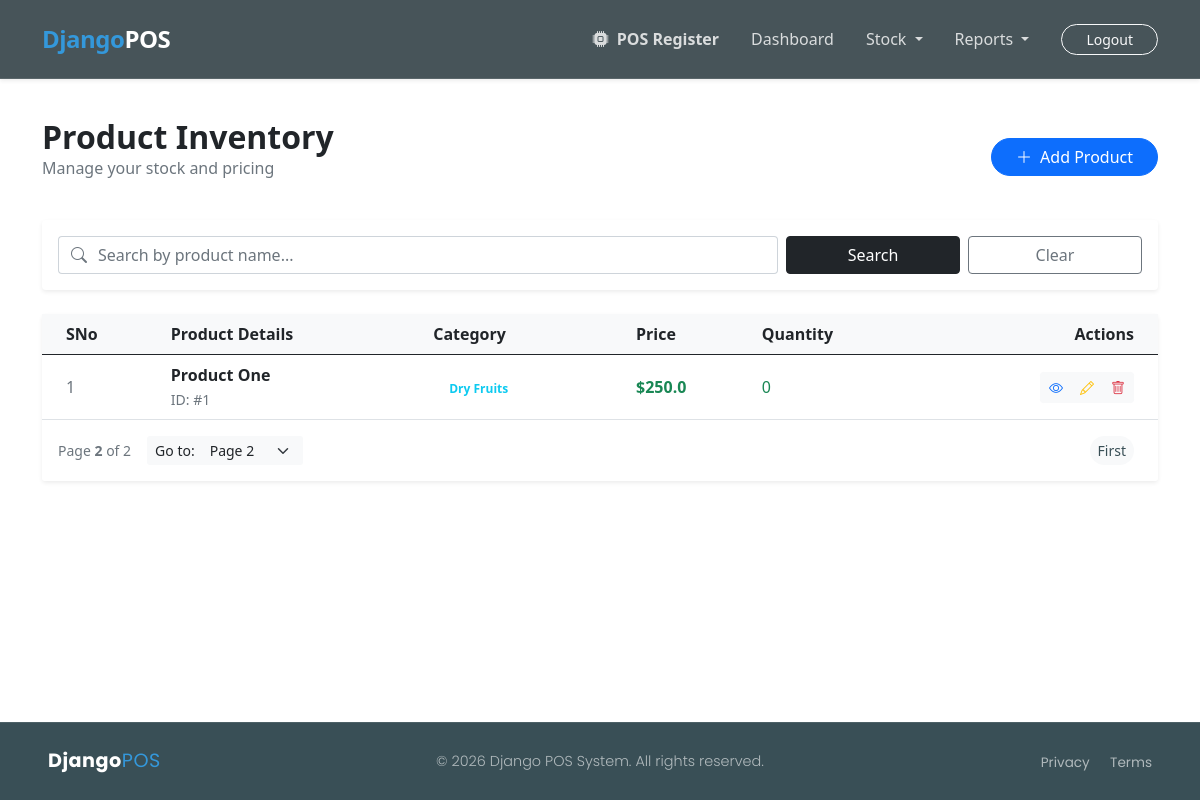
The app's page /app-pos/product/list/?page=2 (signed in), older data.
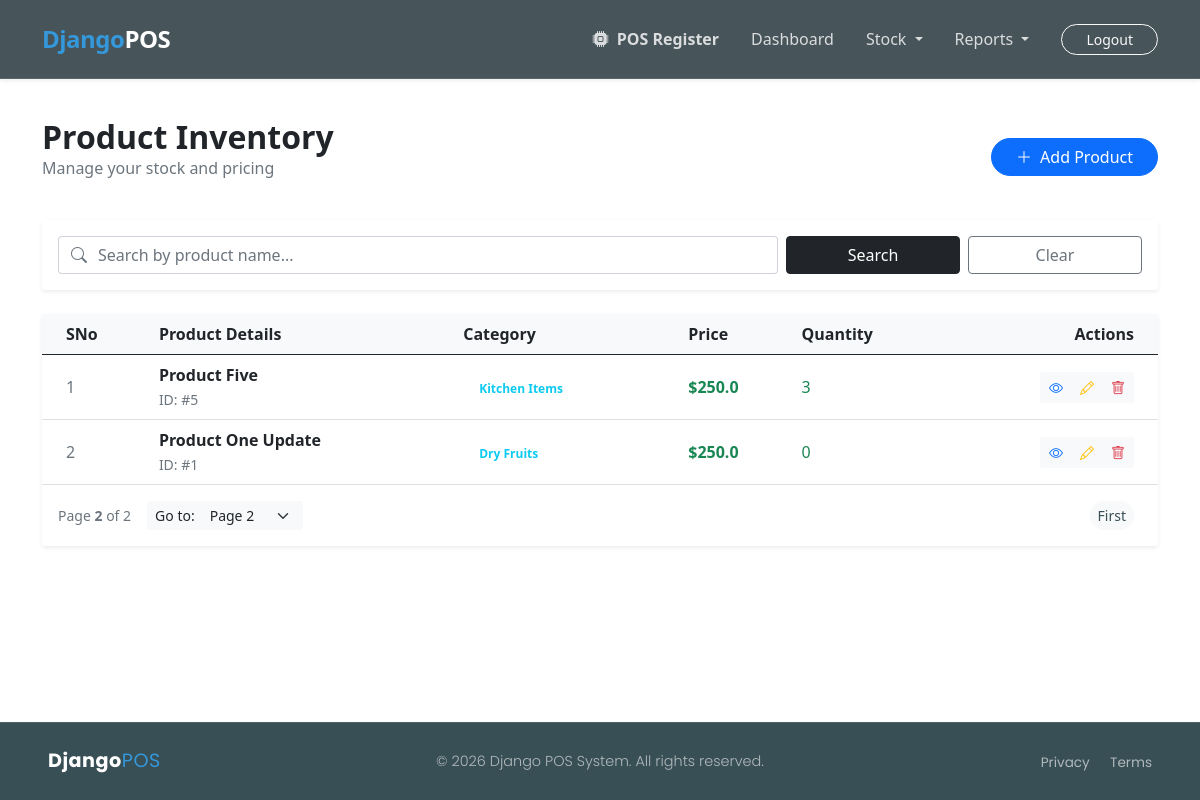
The same page, newer data.
### app_pos/models.py (models this page shows, shortened)
class Product(models.Model):
    product_title = models.CharField(max_length=200, null=False, blank=False)
    product_category = models.ForeignKey(Category, on_delete=models.CASCADE,
                                          null=False, blank=False)
    product_price = models.FloatField(null=False, blank=False)
    product_description = models.TextField(null=True, blank=True)
    product_quantity = models.IntegerField(null=False, blank=False, default=0)
    cost_price = models.FloatField(null=False, blank=False, default=0.0)
    is_active = models.BooleanField(default=True)
    created_at = models.DateTimeField(default=timezone.now())

class Category(models.Model):
    category_name = models.CharField(max_length=100, null=False, blank=False)
    category_description = models.TextField(null=True, blank=True)
    is_active = models.BooleanField(default=True)
    created_at = models.DateTimeField(default=timezone.now())

### app_pos/views.py (the view)
# urls.py: path('product/list/', product_list, name="product.list"),
@login_required(login_url="login")
def product_list(request):
    if request.method == "GET" and "search" in request.GET:
        data_to_search = request.GET.get("search")
        products_list = Product.objects.filter(
            Q(product_title__icontains=data_to_search) |
            Q(product_category__category_name__icontains=data_to_search)
        ).order_by('-id')
    else:
        products_list = Product.objects.all().order_by('-id')
    paginator = Paginator(products_list, 5) # Show 5 products per page
    page_number = request.GET.get('page')
    page_obj = paginator.get_page(page_number)
    context = {
        "products": page_obj,
    }
    return render(request, "product_list.html", context)

### app_pos/templates/product_list.html (shortened to what the changed rows need)
{% extends 'base.html' %}
{% load static %}
{% block custom_css %}
  <link rel="stylesheet" href="{% static 'css/product.css' %}">
{% endblock %}
{% block body_content %}
<section class="container py-5">
    <div class="d-flex justify-content-between align-items-center mb-4">
        <div>
            <h2 class="fw-bold mb-0">Product Inventory</h2>
        </div>
    </div>
    <div class="card border-0 shadow-sm">
        <div class="card-body p-0">
            <div class="table-responsive">
                <table class="table table-hover align-middle mb-0">
                    <thead class="bg-light">
                        <tr>
                            <th class="ps-4">SNo</th>
                            <th>Product Details</th>
                            <th>Category</th>
                            <th>Price</th>
                            <th>Quantity</th>
                            <th class="text-end pe-4">Actions</th>
                        </tr>
                    </thead>
                    <tbody>
                        {% for data in products %}
                        <tr>
                            <td class="ps-4 text-muted">{{ forloop.counter }}</td>
                            <td>
                                <span class="fw-bold d-block text-dark">{{ data.product_title }}</span>
                                <small class="text-muted">ID: #{{ data.id }}</small>
                            </td>
                            <td><span class="badge bg-info-soft text-info rounded-pill px-3">{{ data.product_category.category_name }}</span></td>
                            <td class="fw-bold text-success">${{ data.product_price }}</td>
                            <td class="text-success">{{ data.product_quantity }}</td>
                            <td class="text-end pe-4">
                                <div class="btn-group">
                                    <a href="{% url 'product.detail' pk=data.id %}" class="btn btn-light btn-sm text-primary" title="View"><i class="bi bi-eye"></i></a>
                                    <a href="{% url 'product.edit' pk=data.id %}" class="btn btn-light btn-sm text-warning" title="Edit"><i class="bi bi-pencil"></i></a>
                                    <a href="{% url 'product.delete' pk=data.id %}" class="btn btn-light btn-sm text-danger" title="Delete"><i class="bi bi-trash"></i></a>
                                </div>
                            </td>
                        </tr>
                        {% endfor %}
                    </tbody>
                </table>
            </div>
        </div>
        </div>
</section>
{% endblock %}

Row changes from the older to the newer data that the page shows:
now on this page (row edited): Product: product_title "Product Five", id "5", product_category.category_name "Kitchen Items", product_price "250.0", product_quantity "3"
changed Product "Dry Fruits": product_title "Product One" → "Product One Update"
